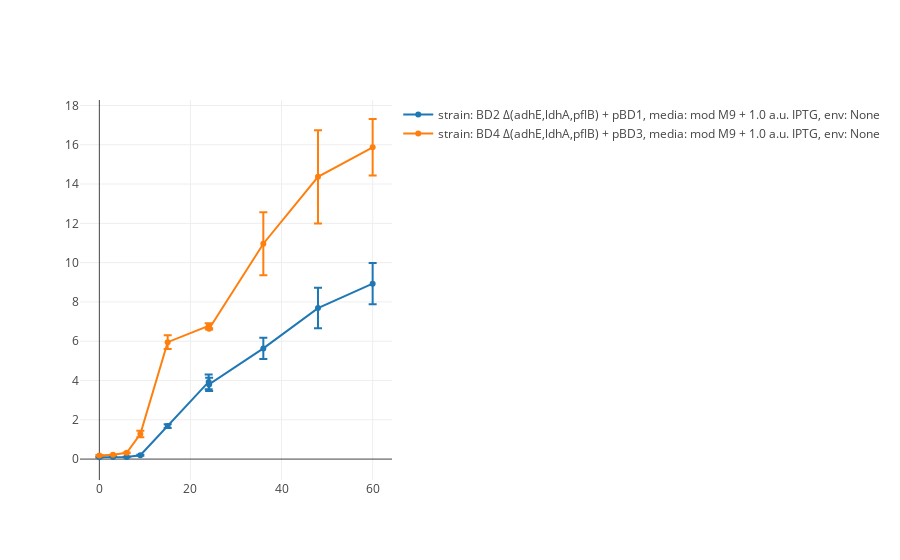

Notebook code cell kept with this figure:
### Code cell
import impact.plotting
import plotly.graph_objs as go
from plotly.offline import iplot

iplot(
    [go.Scatter(
            x=rep.avg.analyte_dict['etoh'].time_vector,
            y=rep.avg.analyte_dict['etoh'].data_vector,
            name=str(rep.trial_identifier),
            error_y=dict(type='data', array=rep.std.analyte_dict['etoh'].data_vector)
               )
     for rep in expt.replicate_trials]
)

### Figure 1 — Plotly figure (JSON) as saved in the notebook; plotly's stock layout.template omitted (floating-point values rounded to 4 significant figures)
{"data": [{"error_y": {"array": [0.00751, 0.004868, 0.007962, 0.0271, 0.09467, 0.3741, 0.3366, 0.5433, 1.031, 1.05], "type": "data"}, "name": "strain: BD2 Δ(adhE,ldhA,pflB) + pBD1,\tmedia: mod M9 + 1.0 a.u. IPTG,\tenv: None ", "type": "scatter", "uid": "2aca8c5c-fc28-11e8-8188-9cb6d0b75520", "x": [0, 3, 6, 9, 15, 24, 24.1, 36, 48, 60], "y": [0.09341, 0.1078, 0.1066, 0.1934, 1.679, 3.929, 3.803, 5.635, 7.686, 8.929]}, {"error_y": {"array": [0.02047, 0.004633, 0.01789, 0.1675, 0.3473, 0.1354, 0.03356, 1.603, 2.371, 1.441], "type": "data"}, "name": "strain: BD4 Δ(adhE,ldhA,pflB) + pBD3,\tmedia: mod M9 + 1.0 a.u. IPTG,\tenv: None ", "type": "scatter", "uid": "2aca8c5d-fc28-11e8-99f6-9cb6d0b75520", "x": [0, 3, 6, 9, 15, 24, 24.1, 36, 48, 60], "y": [0.1829, 0.2189, 0.3176, 1.273, 5.953, 6.779, 6.632, 10.96, 14.37, 15.87]}], "layout": {}}
